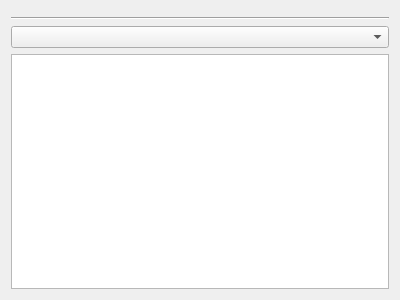
<?xml version="1.0" encoding="UTF-8"?>
<ui version="4.0">
 <class>DialogAboutLicenseWidget</class>
 <widget class="QWidget" name="DialogAboutLicenseWidget">
  <property name="geometry">
   <rect>
    <x>0</x>
    <y>0</y>
    <width>400</width>
    <height>300</height>
   </rect>
  </property>
  <property name="windowTitle">
   <string>Form</string>
  </property>
  <layout class="QVBoxLayout" name="verticalLayout">
   <item>
    <widget class="DialogAboutHeaderWidget" name="widget_Header" native="true"/>
   </item>
   <item>
    <widget class="Line" name="line">
     <property name="orientation">
      <enum>Qt::Orientation::Horizontal</enum>
     </property>
    </widget>
   </item>
   <item>
    <widget class="QComboBox" name="comboBox_Licenses"/>
   </item>
   <item>
    <widget class="QTextBrowser" name="textBrowser_License">
     <property name="markdown">
      <string notr="true"/>
     </property>
     <property name="acceptRichText">
      <bool>false</bool>
     </property>
     <property name="openLinks">
      <bool>false</bool>
     </property>
    </widget>
   </item>
  </layout>
 </widget>
 <customwidgets>
  <customwidget>
   <class>DialogAboutHeaderWidget</class>
   <extends>QWidget</extends>
   <header>Gui/About/DialogAboutHeaderWidget.h</header>
   <container>1</container>
  </customwidget>
 </customwidgets>
 <resources/>
 <connections/>
</ui>
